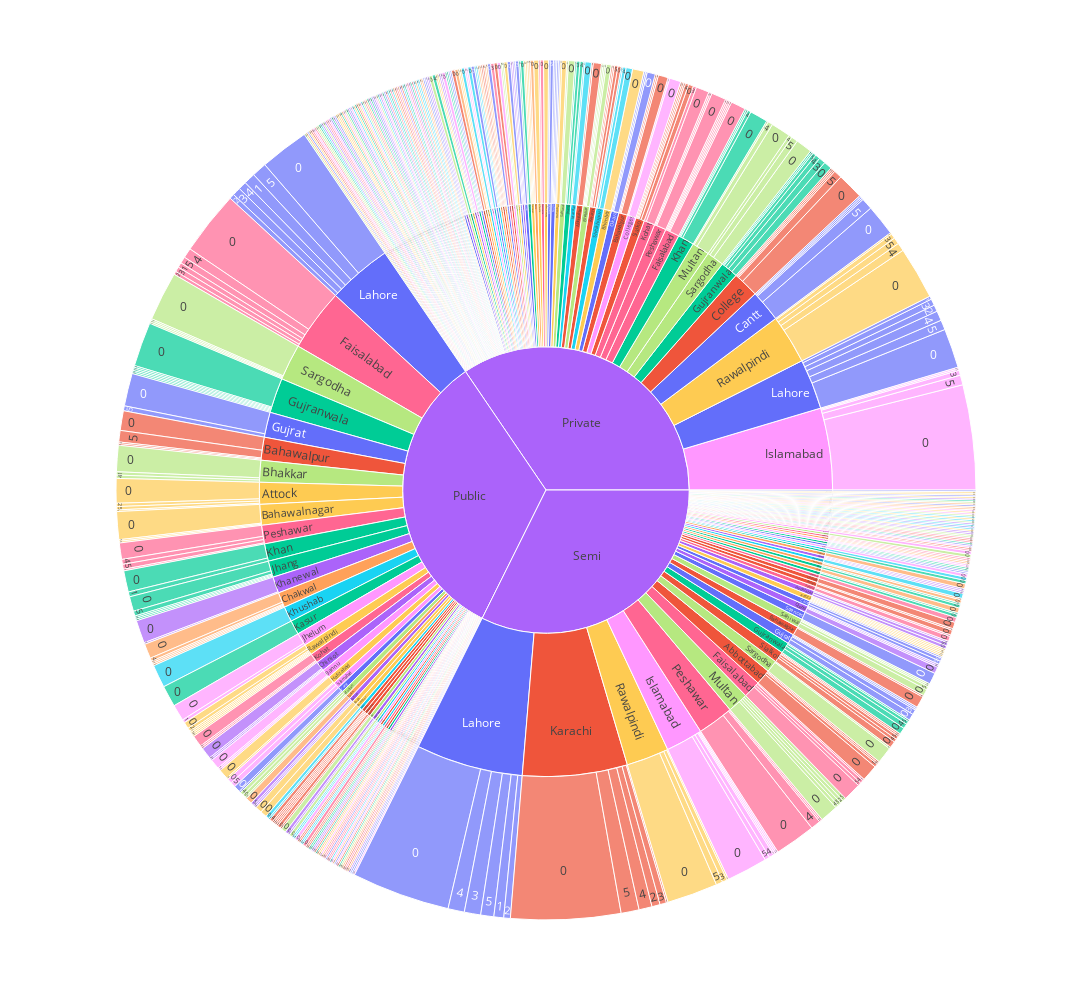

This figure's notebook cell:
### Markdown cell above
* In sense of Rating Lahore is on top in Private Sector too.

### Code cell
fig = px.sunburst(data_frame=df, 
                  path=["Sector", "City", "Rating"], 
                  width=1200, 
                  height=1000, 
                  color="City",
                  maxdepth=3,
                  hover_data=["Sector", "City", "Rating"])

fig.show()

### Figure 1 — Plotly figure (JSON) as saved in the notebook; plotly's stock layout.template omitted (floating-point values rounded to 4 significant figures; data arrays with more than 128 entries replaced by an {"elided": "..."} marker saying what was removed)
{"data": [{"branchvalues": "total", "customdata": {"elided": "811x4 mixed values"}, "domain": {"x": [0, 1], "y": [0, 1]}, "hovertemplate": "labels=%{label}<br>count=%{value}<br>parent=%{parent}<br>id=%{id}<br>Sector=%{customdata[0]}<br>City=%{customdata[3]}<br>Rating=%{customdata[2]}<extra></extra>", "ids": {"elided": "811 str values"}, "labels": {"elided": "811 str values"}, "marker": {"colors": {"elided": "811 str values"}}, "maxdepth": 3, "name": "", "parents": {"elided": "811 str values"}, "type": "sunburst", "values": {"elided": "811 int values"}}], "layout": {"height": 1000, "legend": {"tracegroupgap": 0}, "margin": {"t": 60}, "width": 1200}}
